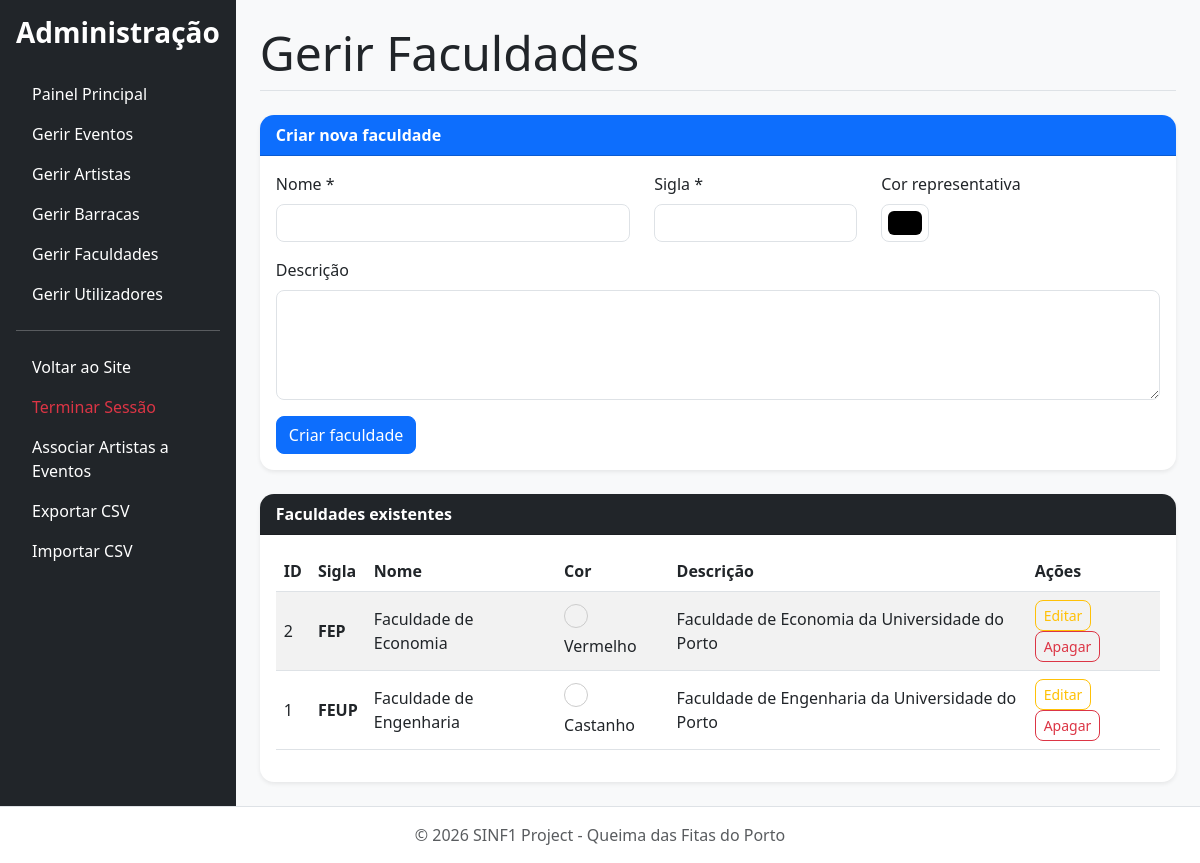
The page /public/admin/manage_faculties.php (signed in) on the database its author committed.
### tables this page shows
CREATE TABLE `faculty` (
  `id_faculty` int(11) NOT NULL,
  `name` varchar(100) NOT NULL,
  `acronym` varchar(20) NOT NULL,
  `description` text DEFAULT NULL,
  `color` varchar(20) DEFAULT NULL
);

### src/dal/DataAccessLayer.php (called while the page is built, shortened)
<?php
class DataAccessLayer {
    private $conn;
    public function __construct() {
        $this->conn = new mysqli(DB_HOST, DB_USER, DB_PASS, DB_NAME);
        $this->conn->set_charset("utf8mb4");
    }
    public function executeSelect($query, $params = [], $types = "") {
        $stmt = $this->conn->prepare($query);
        $stmt->execute();
        $result = $stmt->get_result();
        $data = $result->fetch_all(MYSQLI_ASSOC);
        return $data;
    }
}
?>

### src/bll/BusinessLogicLayer.php (called while the page is built, shortened)
<?php
require_once __DIR__ . '/../dal/DataAccessLayer.php';
class BusinessLogicLayer {
    private $dal;
    public function __construct() {
        $this->dal = new DataAccessLayer();
    }
public function getAllFaculties() {
    $query = "SELECT * FROM faculty ORDER BY name ASC";
    return $this->dal->executeSelect($query);
}
}
?>

### public/admin/manage_faculties.php (the view, shortened to what this page needs)
<?php
include '../includes/header_admin.php';
$faculties = $bll->getAllFaculties();
$facultyToEdit = null;
?>
<h1 class="display-5 border-bottom pb-2 mb-4">Gerir Faculdades</h1>
<div class="card shadow-sm border-0 mb-4">
    <div class="card-header bg-primary text-white">
        <?php echo $facultyToEdit ? 'Editar faculdade' : 'Criar nova faculdade'; ?>
    </div>
    <div class="card-body">
        <form method="POST" action="manage_faculties.php<?php echo $facultyToEdit ? '?edit=' . $facultyToEdit['id_faculty'] : ''; ?>">
            <div class="row">
                <div class="col-md-5 mb-3">
                    <label class="form-label">Nome *</label>
                    <input
                        type="text"
                        name="name"
                        class="form-control"
                        value="<?php echo htmlspecialchars($facultyToEdit['name'] ?? ''); ?>"
                        required
                    >
                </div>
                <div class="col-md-3 mb-3">
                    <label class="form-label">Sigla *</label>
                    <input
                        type="text"
                        name="acronym"
                        class="form-control"
                        value="<?php echo htmlspecialchars($facultyToEdit['acronym'] ?? ''); ?>"
                        required
                    >
                </div>
                <div class="col-md-4 mb-3">
                    <label class="form-label">Cor representativa</label>
                    <input
                        type="color"
                        name="color"
                        class="form-control form-control-color"
                        value="<?php echo htmlspecialchars($facultyToEdit['color'] ?? '#000000'); ?>"
                    >
                </div>
            </div>
            <div class="mb-3">
                <label class="form-label">Descrição</label>
                <textarea name="description" class="form-control" rows="4"><?php echo htmlspecialchars($facultyToEdit['description'] ?? ''); ?></textarea>
            </div>
            <button type="submit" class="btn btn-primary">
                <?php echo $facultyToEdit ? 'Guardar alterações' : 'Criar faculdade'; ?>
            </button>
        </form>
    </div>
</div>
<div class="card shadow-sm border-0">
    <div class="card-header bg-dark text-white">
        Faculdades existentes
    </div>
    <div class="card-body table-responsive">
        <table class="table table-striped align-middle">
            <thead>
                <tr>
                    <th>ID</th>
                    <th>Sigla</th>
                    <th>Nome</th>
                    <th>Cor</th>
                    <th>Descrição</th>
                    <th>Ações</th>
                </tr>
            </thead>
            <tbody>
                <?php if ($faculties && count($faculties) > 0): ?>
                    <?php foreach ($faculties as $faculty): ?>
                        <tr>
                            <td><?php echo htmlspecialchars($faculty['id_faculty']); ?></td>
                            <td>
                                <strong><?php echo htmlspecialchars($faculty['acronym']); ?></strong>
                            </td>
                            <td><?php echo htmlspecialchars($faculty['name']); ?></td>
                            <td>
                                <?php if (!empty($faculty['color'])): ?>
                                    <span
                                        style="
                                            display:inline-block;
                                            width:24px;
                                            height:24px;
                                            border-radius:50%;
                                            border:1px solid #ccc;
                                            background-color: <?php echo htmlspecialchars($faculty['color']); ?>;
                                        "
                                    ></span>
                                    <?php echo htmlspecialchars($faculty['color']); ?>
                                <?php else: ?>
                                    <span class="text-muted">Sem cor</span>
                                <?php endif; ?>
                            </td>
                            <td>
                                <?php echo htmlspecialchars(substr($faculty['description'] ?? '', 0, 80)); ?>
                            </td>
                            <td>
                                <a
                                    href="manage_faculties.php?edit=<?php echo $faculty['id_faculty']; ?>"
                                    class="btn btn-sm btn-outline-warning"
                                >
                                    Editar
                                </a>
                                <a
                                    href="manage_faculties.php?delete=<?php echo $faculty['id_faculty']; ?>"
                                    class="btn btn-sm btn-outline-danger"
                                    data-confirm-delete="Tens a certeza que queres apagar esta faculdade?"
                                >
                                    Apagar
                                </a>
                            </td>
                        </tr>
                    <?php endforeach; ?>
                <?php endif; ?>
            </tbody>
        </table>
    </div>
</div>
<?php include '../includes/footer.php'; ?>

### public/css/style.css (style rules this page uses)
body { background-color: #f8f9fa; color: #212529; }
h1, h2, h3, h4, h5 { font-weight: 600; }
.card { border-radius: 14px; overflow: hidden; }
.card-header { font-weight: 600; }
.btn { border-radius: 8px; }
.table th { white-space: nowrap; }
.table td { vertical-align: middle; }
.form-control, .form-select { border-radius: 8px; }

### rows shown on the page
faculty: id_faculty "2", acronym "FEP", name "Faculdade de Economia", color "Vermelho", description "Faculdade de Economia da Universidade do Porto"
faculty: id_faculty "1", acronym "FEUP", name "Faculdade de Engenharia", color "Castanho", description "Faculdade de Engenharia da Universidade do Porto"
